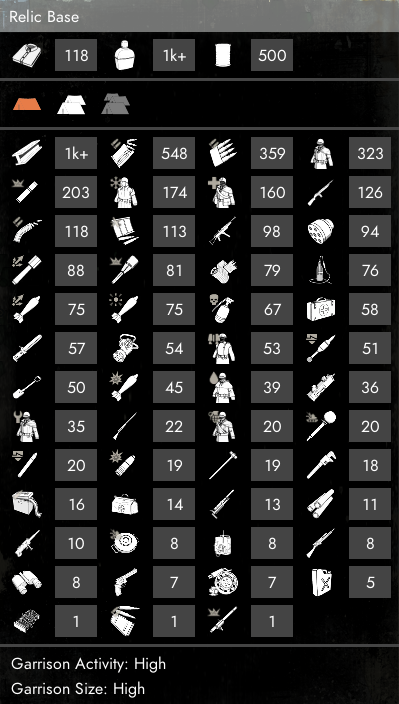
#> input picture stockpile.png, 399 x 704 px; its folder holds only this picture in this run
$ python -i core.py   (imports and definitions only)
#> lines starting #> are read from the running program, lines starting #| are printed output that depends on the picture; after the words box and inside, x2 and y2 are one past the last pixel; in counts of white or black regions, pixels touching at a corner belong together
### sheets/ident.py
import cv2
import sys, string

def get_input():
    in_ = []
    while True:
        k = cv2.waitKey()
        if k==27 or k==13:
            break
        elif k==8:
            try:
                in_.pop()
                sys.stdout.write("\b \b")
                sys.stdout.flush()
            except IndexError:
                continue
        else:
            char = chr(k)
            if char not in string.printable:
                continue
            print(chr(k), end='', flush=True)
            in_.append(chr(k))
    print("")

    return "".join(in_)

def ident_item(im, output="", save=True):
    cv2.imshow("Identify this:", im)

    identity = get_input()
    if save:
        cv2.imwrite(output+identity+".png", im)
    return identity

# [6 lines left out: function ident_num, not called in this run]

### sheets/core.py
import cv2
import io
import json
import numpy as np
import os
import random
import logging

from collections import Counter
from sheets.ident import ident_item, ident_num

DEBUG = False

RESOLUTIONS = {
    "1920x1080": (42,32),
    "2560x1440": (56,43),
    "2560x1440x2": (56,42)
}

RESOLUTIONS_INV = {
    (42, 32): "1920x1080",
    (56, 43): "2560x1440",
    (56, 42): "2560x1440"
}

ICON_TRANSLATION = {
    "1920x1080": np.array([49,0]),
    "2560x1440": np.array([65,0])
}

def find_numbers(im, low_threshold=50, high_threshold=105):
    '''
    Finds rectangles on a cv2 np.ndarray given the expected values of the grey boxes in a Foxhole stockpile.
    '''
    assert type(im) == np.ndarray

    holes, opening = find_holes(im, low_threshold, high_threshold)
    starting = find_reasonable_opening(holes)

    cv2.floodFill(holes, None, starting, 255)

    opening[np.where(holes==0)] = 255
    result = cv2.bitwise_and(im, im, mask = opening)

    contours, hierarchy = cv2.findContours(opening, cv2.RETR_TREE, cv2.CHAIN_APPROX_SIMPLE)
    rects = [cv2.convexHull(contour) for contour in contours]
    rects = reduce_to_resolutions(rects)

    return rects

def find_holes(im, low_threshold, high_threshold):
    im_gray = cv2.cvtColor(im, cv2.COLOR_BGR2GRAY)
    mask = cv2.inRange(im_gray, low_threshold, high_threshold)

    kernel = np.ones((4,4),np.uint8)
    opening = cv2.morphologyEx(mask, cv2.MORPH_OPEN, kernel)
    holes = opening.copy()

    return holes, opening

def reduce_to_resolutions(rects):
    candidates = []

    for rect in rects:
        x,y,w,h = cv2.boundingRect(rect)
        if (w,h) in RESOLUTIONS.values():
            if (w,h) == (56, 43):
                p1 = [x+w-1,y]
                p2 = [x+w-1,y+h-2]
                p3 = [x,y+h-2]
                p4 = [x,y]

                rect = np.array([[p1],[p2],[p3],[p4]])
            candidates.append(rect)

    return candidates

def guess_resolution(im, rects):
    sizes = [cv2.boundingRect(rect)[2:] for rect in rects]
    size = Counter(sizes).most_common(1)[0][0]

    return RESOLUTIONS_INV[size]

def find_reasonable_opening(holes, window=11, limit=9):
    '''
    introduces randomness into algorithm, consider reconsidering
    if a test fails sometimes, check here
    '''
    w,h=holes.shape
    for i in range(limit):
        x=random.randint(1,w-1)
        y=random.randint(1,h-1)
        logging.info(f"Trying to flood fill at ({y},{x})")

        if np.sum(holes[x:x+window,y:y+window]) == 0:
            return (y,x)
        else:
            logging.info("Failed")

    return (22,22)

def find_icons(num_rects, resolution="1920x1080"):
    translation = ICON_TRANSLATION[resolution]
    return [rect-translation for rect in num_rects]

def ident_items(im):
    '''
    Prompts the user to identify icons, given a stockpile image.
    It will save the icon into the folder {resolution}/Icons/
    '''
    rects = find_numbers(im)
    resolution = guess_resolution(im, rects)
    icons = find_icons(rects, resolution=resolution)

    for icon in icons:
        x,y,w,h = cv2.boundingRect(icon)
        ident_icon = prepare_icon(im[y:y+h,x:x+w].copy())
        ident_item(ident_icon, output=f"Data/{resolution}/Icons/")

def prepare_icon(ident_icon):
    '''
    Returns a thresholded version of a cv2 np.ndarray ident_icon.
    This mitigates noise and artifacts on the image.
    '''
    ident_icon = cv2.cvtColor(ident_icon, cv2.COLOR_BGR2GRAY)
    _, ident_icon = cv2.threshold(ident_icon, 144, 255, cv2.THRESH_BINARY)

    return ident_icon

# [23 lines left out: functions match_item, load_icons, not called in this run]

NUM_SIZES = {
    "1920x1080": (32,32),
    "2560x1440": (48,48)
}

# [94 lines left out: functions ocr, do_gamma_correction, prepare_nums, ident_nums, load_numbers, not called in this run]

>>> import cv2
>>> picture = cv2.imread('../stockpile.png')
#> picture is the input picture: shape (704, 399, 3); mean B, G, R 40.5, 40.8, 40.8
>>> result = ident_items(picture)
#> in find_holes, `mask = cv2.inRange(im_gray, low_threshold, high_threshold)`:
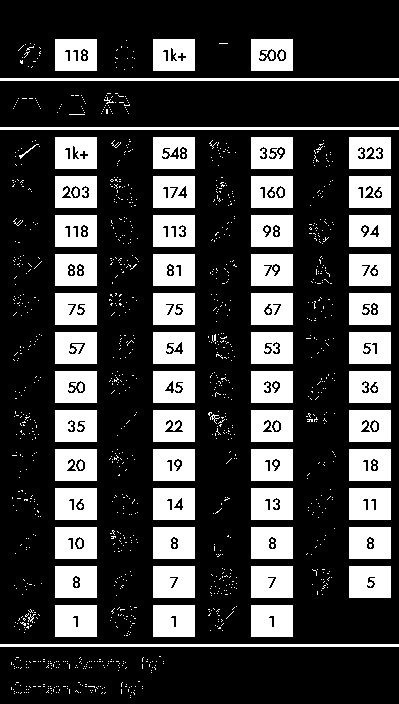
#> mask: shape (704, 399); 26.4% white; 1234 white regions (1161 under 20 px), largest, box (x1, y1, x2, y2) and area: (55, 605, 97, 637) 1317, (153, 605, 195, 637) 1317, (251, 605, 293, 637) 1317
#> in find_holes, `opening = cv2.morphologyEx(mask, cv2.MORPH_OPEN, kernel)`:
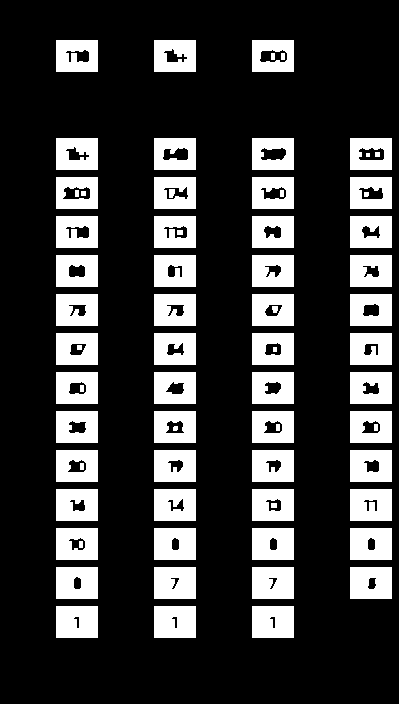
#> opening: shape (704, 399); 23.5% white; 74 white regions (1 under 20 px), largest, box (x1, y1, x2, y2) and area: (56, 606, 98, 638) 1317, (154, 606, 196, 638) 1317, (252, 606, 294, 638) 1317
#> in find_numbers, `starting = find_reasonable_opening(holes)`: starting = (21, 431)
#> in find_numbers, `cv2.floodFill(holes, None, starting, 255)`:
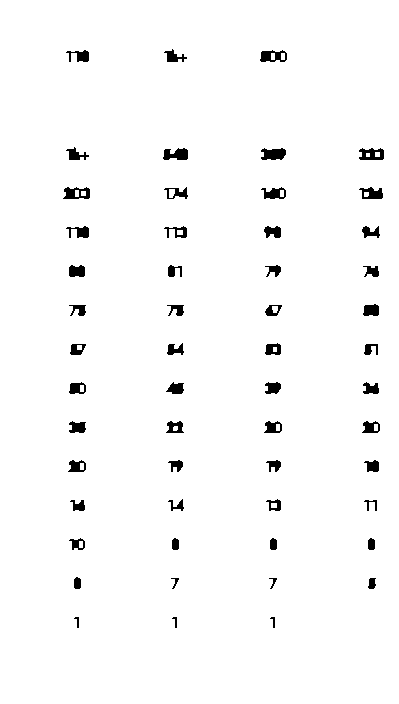
#> holes: shape (704, 399); 97.6% white; 54 black regions, largest, box (x1, y1, x2, y2) and area: (261, 148, 286, 160) 235, (163, 148, 188, 160) 225, (63, 187, 90, 199) 212
#> in find_numbers, `opening[np.where(holes==0)] = 255`:
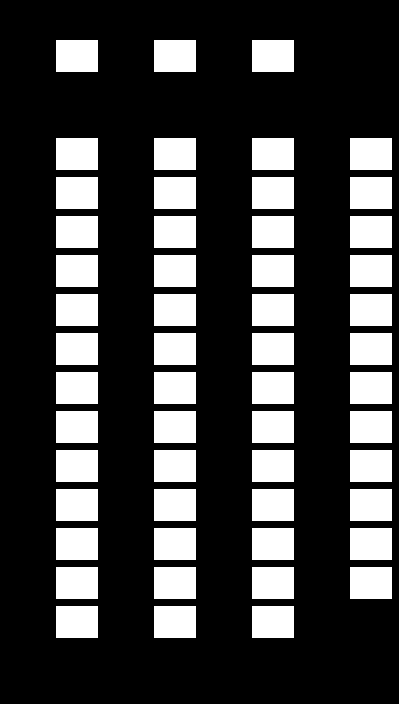
#> opening: shape (704, 399); 25.8% white; 54 white regions
#> in find_numbers, `result = cv2.bitwise_and(im, im, mask = opening)`:
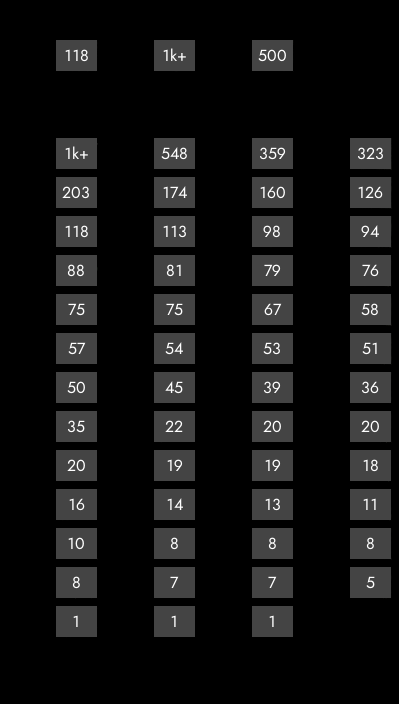
#> result: shape (704, 399, 3); mean B, G, R 18.7, 18.7, 18.7
#> in find_numbers, `contours, hierarchy = cv2.findContours(opening, cv2.RETR_TREE, cv2.CHA..`: contours = 54 contours; largest, box (x1, y1, x2, y2) and area: (252, 606, 294, 638) 1271, (154, 606, 196, 638) 1271, (56, 606, 98, 638) 1271, (350, 567, 392, 599) 1271, (252, 567, 294, 599) 1271
#> in find_numbers, `rects = [cv2.convexHull(contour) for contour in contours]`: rects has the same summary as contours
#> the loop in reduce_to_resolutions, `for rect in rects:` made 54 passes
#> (x, y) on passes 1 to 11: (252, 606), (154, 606), (56, 606), (350, 567), (252, 567), (154, 567), (56, 567), (350, 528), (252, 528), (154, 528), (56, 528)
#> after the loop in reduce_to_resolutions, `for rect in rects:`: candidates has the same summary as contours in find_numbers
#> in ident_items, `rects = find_numbers(im)`: rects has the same summary as contours in find_numbers
#> in guess_resolution, `sizes = [cv2.boundingRect(rect)[2:] for rect in rects]`: sizes = 54 pairs, first value 42 to 42, second value 32 to 32
#> in guess_resolution, `size = Counter(sizes).most_common(1)[0][0]`: size = (42, 32)
#> in ident_items, `resolution = guess_resolution(im, rects)`: resolution = '1920x1080'
#> in ident_items, `icons = find_icons(rects, resolution=resolution)`: icons = 54 items
#> the loop in ident_items, `for icon in icons:` made 54 passes; (key Esc is pressed on pass 1)
#> (icon, x, y, identity in ident_item) on passes 1 to 10: ([[244, 606], [244, 637], [203, 637], [203, 606]], 203, 606, ''), ([[146, 606], [146, 637], [105, 637], [105, 606]], 105, 606, ''), ([[48, 606], [48, 637], [7, 637], [7, 606]], 7, 606, ' '), ([[342, 567], [342, 598], [301, 598], [301, 567]], 301, 567, ''), ([[244, 567], [244, 598], [203, 598], [203, 567]], 203, 567, ' '), ([[146, 567], [146, 598], [105, 598], [105, 567]], 105, 567, ''), ([[48, 567], [48, 598], [7, 598], [7, 567]], 7, 567, ' '), ([[342, 528], [342, 559], [301, 559], [301, 528]], 301, 528, ''), ([[244, 528], [244, 559], [203, 559], [203, 528]], 203, 528, ' '), ([[146, 528], [146, 559], [105, 559], [105, 528]], 105, 528, '')
#> pass 1, in prepare_icon, `_, ident_icon = cv2.threshold(ident_icon, 144, 255, cv2.THRESH_BINARY)`:
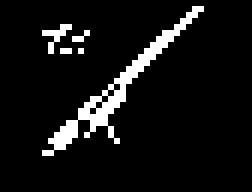
#> ident_icon: shape (32, 42) (shown 6 times larger); 7.4% white in thin lines or dots, all inside (x1, y1, x2, y2) = (7, 1, 34, 26)
#> after the loop in ident_items, `for icon in icons:`:
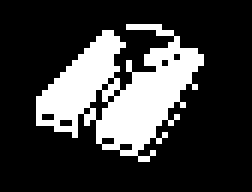
#> ident_icon: shape (32, 42) (shown 6 times larger); 23.4% white; 1 white region, box (x1, y1, x2, y2) and area: (6, 4, 34, 27) 314
